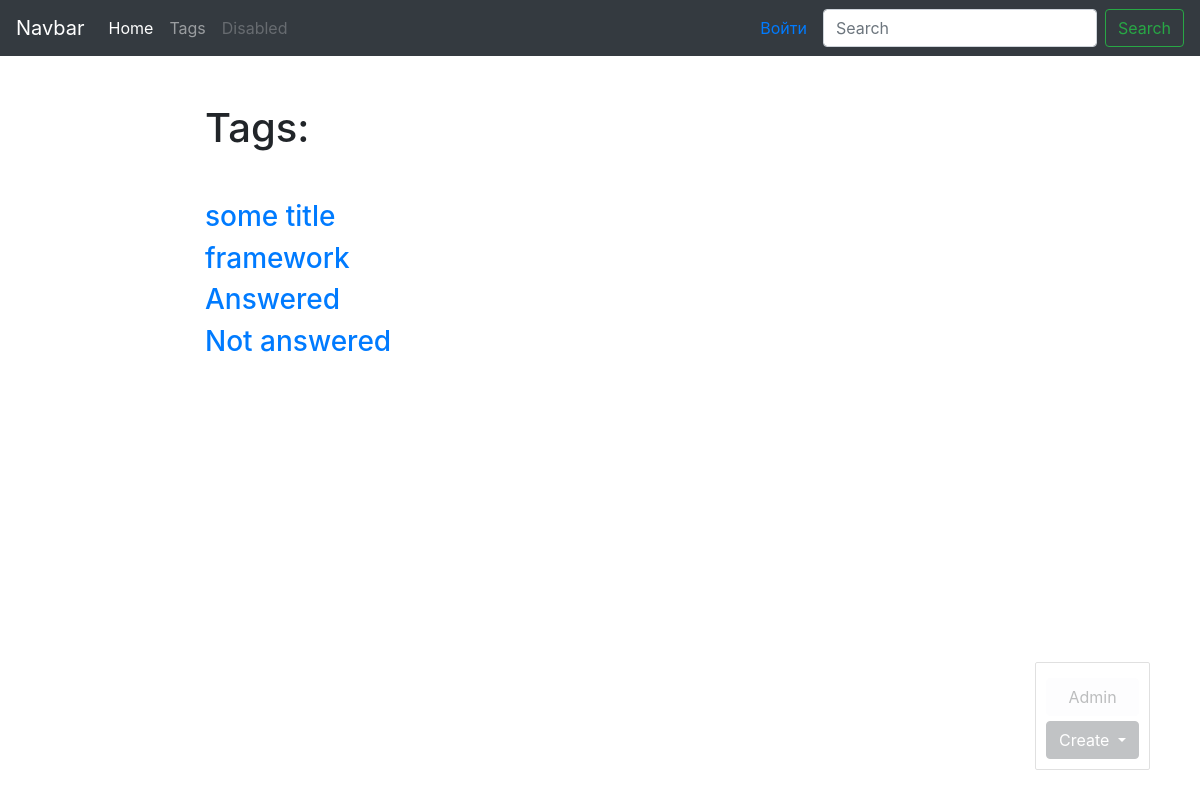
The app's page /tags/ with its own data.
### body/models.py (models this page shows, shortened)
class Tag(models.Model):
    text=models.CharField(max_length=50)
    slug=models.SlugField(max_length=50, unique=True)
    def get_absolute_url(self):
        return reverse('tag_detail_url', kwargs={'slug':self.slug})

### body/views.py (the view)
# urls.py: path('tags/', tags_list, name='tags_list_url'),
def tags_list(request):
    tags=Tag.objects.all()
    return render(request,'tags_list.html', context={'tags':tags})

### body/templates/tags_list.html
{% extends 'Base.html'%}
{% block content%}
    <h1 class="mb-5">
        Tags:
    </h1>
    {% for tag in tags %}
        <h3><a href="{{tag.get_absolute_url}}">{{tag.text}}</a></h3>
    {% endfor %}
{% endblock %}

### body/templates/Base.html (shortened to what this page needs)
{% load static %}
<!DOCTYPE html>
<html lang="en">
<head>
    <link rel="stylesheet" href="https://stackpath.bootstrapcdn.com/bootstrap/4.2.1/css/bootstrap.min.css"
>
    <link rel="stylesheet" href="{% static 'css/styless.css' %}">
</head>
<body>
    <nav class="navbar navbar-expand-lg navbar-dark bg-dark">
        <a class="navbar-brand" href="#">Navbar</a>
        <div class="collapse navbar-collapse" id="navbarSupportedContent">
            <ul class="navbar-nav mr-auto">
                <li class="nav-item active">
                    <a class="nav-link" href="{% url 'test_html' %}">Home</a>
                </li>
                <li class="nav-item">
                    <a class="nav-link" href="{% url 'tags_list_url' %}">Tags</a>
                </li>
                <li class="nav-item">
                    <a class="nav-link disabled" href="#" tabindex="-1" aria-disabled="true">Disabled</a>
                </li>
            </ul>
            <form class="form-inline my-2 my-lg-0">
                {% if request.user.is_authenticated %}
                <a class="nav-link"  href="/user_page">{{user}}</a>
                <a class="nav-link"  href="/accounts/logout/">(Выйти)</a>
                {% else %}
                     <a class="nav-link"  href="/accounts/login/">Войти</a>
                {% endif %}
                <input class="form-control mr-sm-2" type="search" placeholder="Search" aria-label="Search">
                <button class="btn btn-outline-success my-2 my-sm-0" type="submit">Search</button>
            </form>
        </div>
    </nav>
    <div class="calendar mt-5">
        <div class="row">
            <div class="col-6 offset-md-2">
                {% block content %}
                {% endblock %}
            </div>
        </div>
    </div>
    <div class="admin-panel">
        <a href="/admin" class="btn btn-light">Admin</a>
        {% block admin-panel %}
            <div class="btn-group">
                <button type="button" class="btn btn-dark dropdown-toggle" data-toggle="dropdown" aria-haspopup="true"
                        aria-expanded="false">
                    Create
                </button>
            </div>
        {% endblock %}
    </div>
</body>
</html>

### static/css/styless.css (style rules this page uses)
.admin-panel { border: 1px solid #999; border-radius: 2px; position: fixed; right: 50px; bottom: 30px; opacity: 0.3; padding: 10px; }
.admin-panel a { display: block; margin: 5px 0; }

### records on screen
Tag: text "some title"
Tag: text "framework"
Tag: text "Answered"
Tag: text "Not answered"
